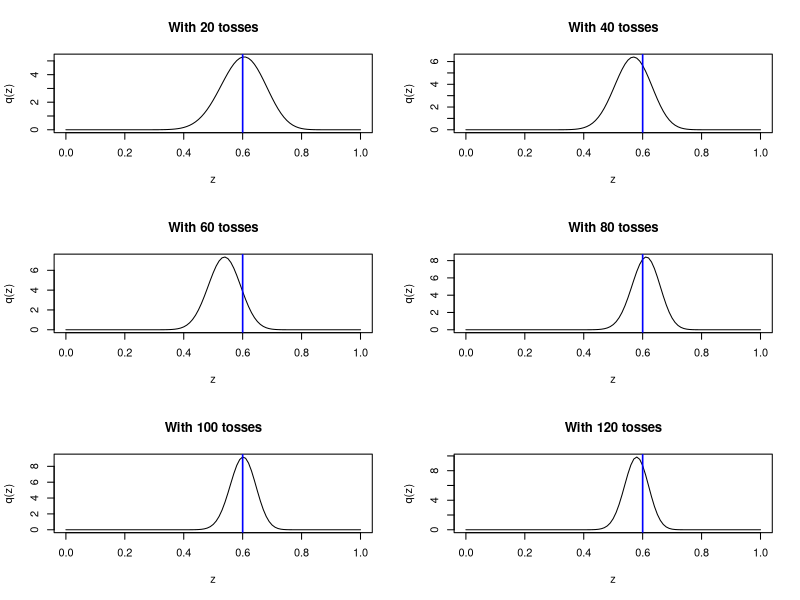

R code for this plot:
## ---- chunk 1
knitr::opts_chunk$set(echo = TRUE)
## ---- chunk 2
### log Likelihood function
log_likelihood <- function(x, z){
  val <- dbinom(x, size = 1, prob = z, log = TRUE)
  
  #To avoid -Inf or Inf
  if(any(val == -Inf)){
    val <- rep(-10000, length(val))
  }
  else if(any(val == Inf)){
    val <- rep(10000, length(val))
  }
  val
}
## ---- chunk 3
### log prior function
log_prior <- function(z){
  val <- dbeta(z, shape1 = 10, shape2 = 10, log = TRUE)
  
  #To avoid -Inf or Inf
  if(any(val == -Inf)){
    val <- rep(-10000, length(val))
  }
  else if(any(val == Inf)){
    val <- rep(10000, length(val))
  }
  val
}
## ---- chunk 4
### log variational density
log_variational <- function(z, phi){
  alpha <- phi[1]
  beta <- phi[2]
  val <- dbeta(z, shape1 = alpha, shape2 = beta, log = TRUE)
  
  #To avoid -Inf or Inf
  if(any(val == -Inf)){
    val <- rep(-10000, length(val))
  }
  else if(any(val == Inf)){
    val <- rep(10000, length(val))
  }
  val
}
## ---- chunk 5
### ELBO
ELBO <- function(phi, x, n_samples = 10000){
  set.seed(1)
  sum <- 0
  alpha <- phi[1]
  beta <- phi[2]
  for(i in 1:n_samples){
    #simulates z
    z <- rbeta(1, alpha, beta)
    
    #sum of log likelihoods
    sum_log_lik <- sum(log_likelihood(x, z))
    
    #log prior
    log_pr <- log_prior(z)
    
    #log variational
    log_var <- log_variational(z, phi)
    sum <- sum + sum_log_lik + log_pr - log_var
    
  }
  
  #average (approximates expectation)
  sum / n_samples
}
## ---- chunk 6
### Optimization
optim_ELBO <- function(phi0, x_sample, true_prob, n_samples){
  
#fnscale -1 is used for specifying a maximization problem
phi_opt <- optim(par = phi0, fn = ELBO,
                 method = "L-BFGS-B", 
                 lower = c(0.00001, 0.00001), 
                 upper = c(100, 100),
                 control = list(fnscale = -1),
                 x = x_sample,
                 n_samples = n_samples)
phi_opt
}
## ---- chunk 7
plot_posterior <- function(phi_opt, true_prob, n_tos){
  cur <- curve(dbeta(x, phi_opt$par[1], phi_opt$par[2]),
             from = 0, to = 1, xlab = 'z',
             ylab = 'q(z)',
             main = paste('With', n_tos, 'tosses'))
  abline(v = true_prob, col = 'blue', lw = 1.6)
}
## ---- chunk 8
#True probability of heads
true_prob <- 0.6

#Initial values for alpha and beta
phi0 <- c(8, 5)

#Number of samples from 
#the variational distribution
n_samples <- 2000

#Number of tosses
n_tos <- 100
par(mfrow = c(3,2))
for(i in seq(20, 120, by = 20)){
  x_sample <- rbinom(i, 1, true_prob)

  phi_opt <- optim_ELBO(phi0, x_sample,
                      true_prob, n_samples)

  plot_posterior(phi_opt, true_prob, i)
}
